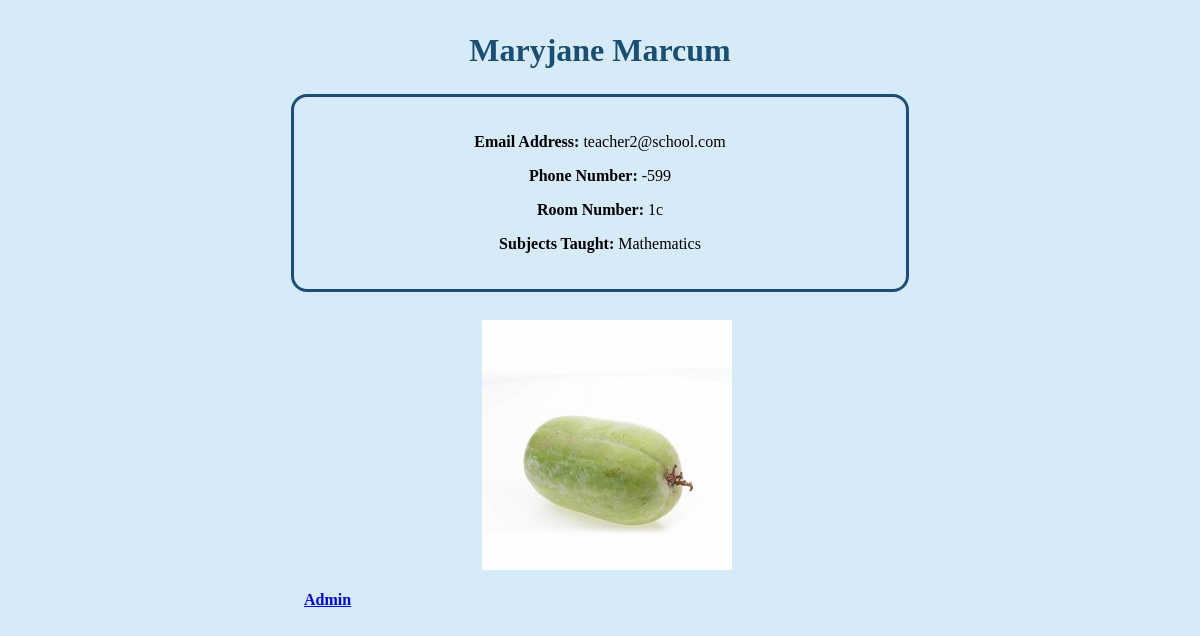
Page /126 on the committed database.
### directory/models.py (models this page shows, shortened)
class Teacher(models.Model):
    First_Name = models.CharField('First Name', max_length=60, blank=False)
    Last_Name = models.CharField('Last Name', max_length=60, blank=False)
    Profile_Picture = models.CharField('Profile Picture', max_length=50)
    Email_Address = models.EmailField('Email Address', max_length = 254, unique=True, blank=False)
    Phone_Number = models.CharField('Phone Number', max_length=31)
    Room_Number = models.CharField('Room Number', max_length=10)
    Subjects_Taught = models.CharField('Subjects Taught', max_length=300)

### directory/views.py (the view)
# urls.py: path('', views.profile, name='director'),
def profile(request, teach_id):
    teacher = get_object_or_404(Teacher, pk=teach_id)
    url = f'../../static/directory/img/{teacher.Profile_Picture}'
    url_val = os.path.join(BASE_DIR, f'static/directory/img/{teacher.Profile_Picture}')
    if not os.path.isfile(url_val.replace('\\', '/')):
        url = '../static/directory/img/no-pp.jpg'
    return render(request, 'directory/profile.html', {'teacher': teacher, 'url': url})

### directory/templates/directory/profile.html (shortened to what this page needs)
{% load static %}
<link rel="stylesheet" href="../../static/directory/styles/css/directory.css">
<body>
        <div class='div-h1'>
            <h1>{{teacher.First_Name}} {{teacher.Last_Name}}</h1>
        </div>
            <div class="text-wrapper">
                <div class="inner-text-wrapper">
                    <div>
                        <p><b>Email Address:</b>   {{teacher.Email_Address}}</p>
                    </div>
                    <div>
                        <p><b>Phone Number:</b>    {{teacher.Phone_Number}}</p>
                    </div>
                    <div>
                        <p><b>Room Number:</b>     {{teacher.Room_Number}}</p>
                    </div>
                    <div>
                        <p><b>Subjects Taught:</b> {{teacher.Subjects_Taught}}</p>
                    </div>
                </div>
            </div>
            <br>
            <div class="img-wrapper">
                <img class='img-div' src="{% static '../' %}{{url}}" />
                <div class="admin-link-div"><a align='right' href='admin/'><h4>Admin</h4></a></div>
            </div>
<body>

### directory/static/directory/styles/css/directory.css (style rules this page uses)
body { background: #D6EAF8 }
.div-h1 { padding: 3px; margin: 0; margin-block-start: 0em; margin-block-end: 0em; box-align:center; text-align: center; color: #1B4F72; display: block; }
.text-wrapper { padding: 10px; margin: auto; width: 50%; border: 3px solid #1B4F72; border-radius: 1em; text-align: center; }
.inner-text-wrapper { padding: 10px; margin: auto; box-align: center; display: inline-block; }
.img-wrapper { padding: 10px; margin: auto; width: 50%; height: 350px; }
.img-div { padding-left: 30%; align: center; width: 250px; height: 250px; box-align: center; display: inline-block; }
.admin-link-div { width: 0; }

### rows in the picture
Teacher: First_Name "Maryjane", Last_Name "Marcum", Email_Address "teacher2@school.com", Phone_Number "-599", Room_Number "1c", Subjects_Taught "Mathematics"
